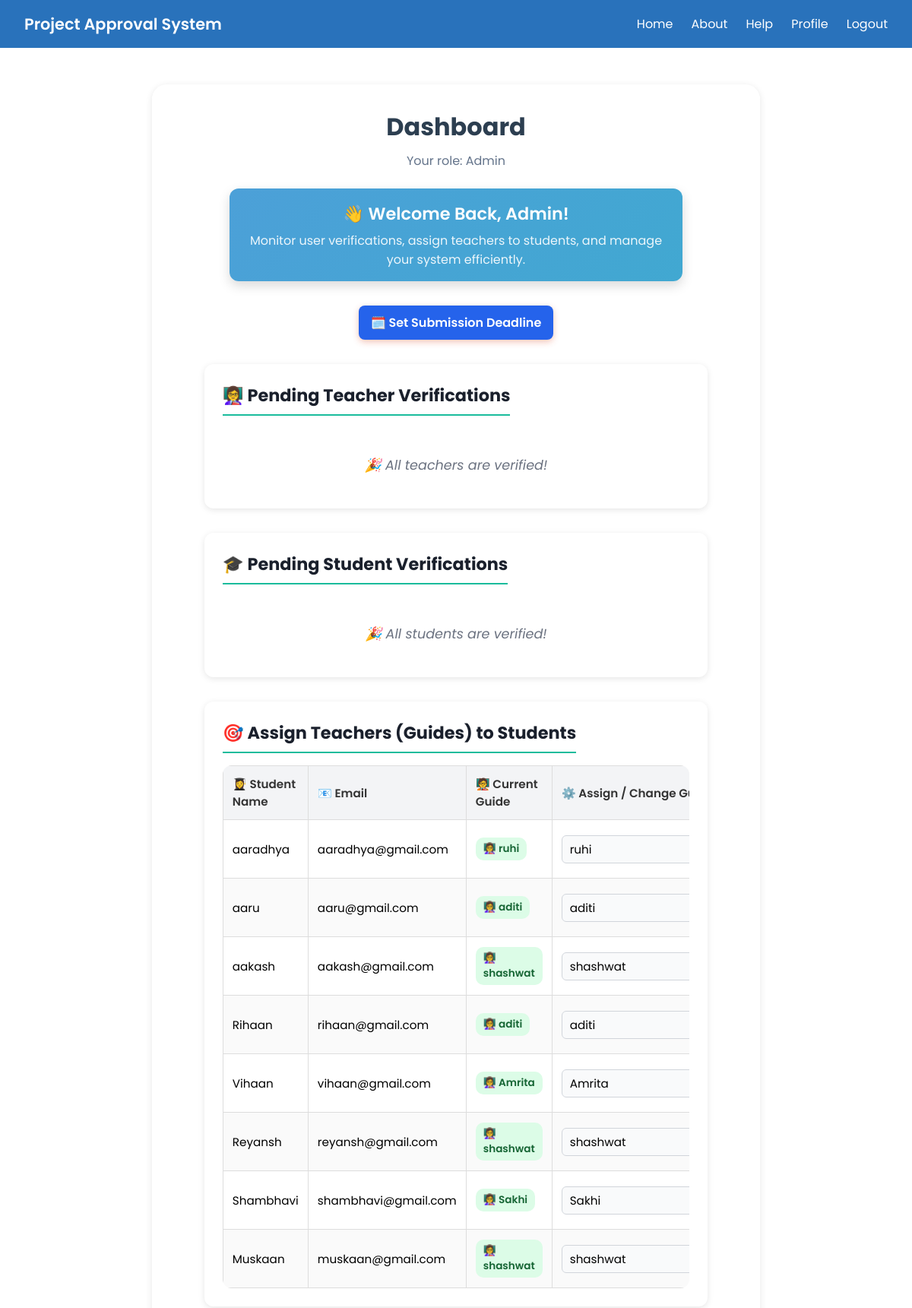
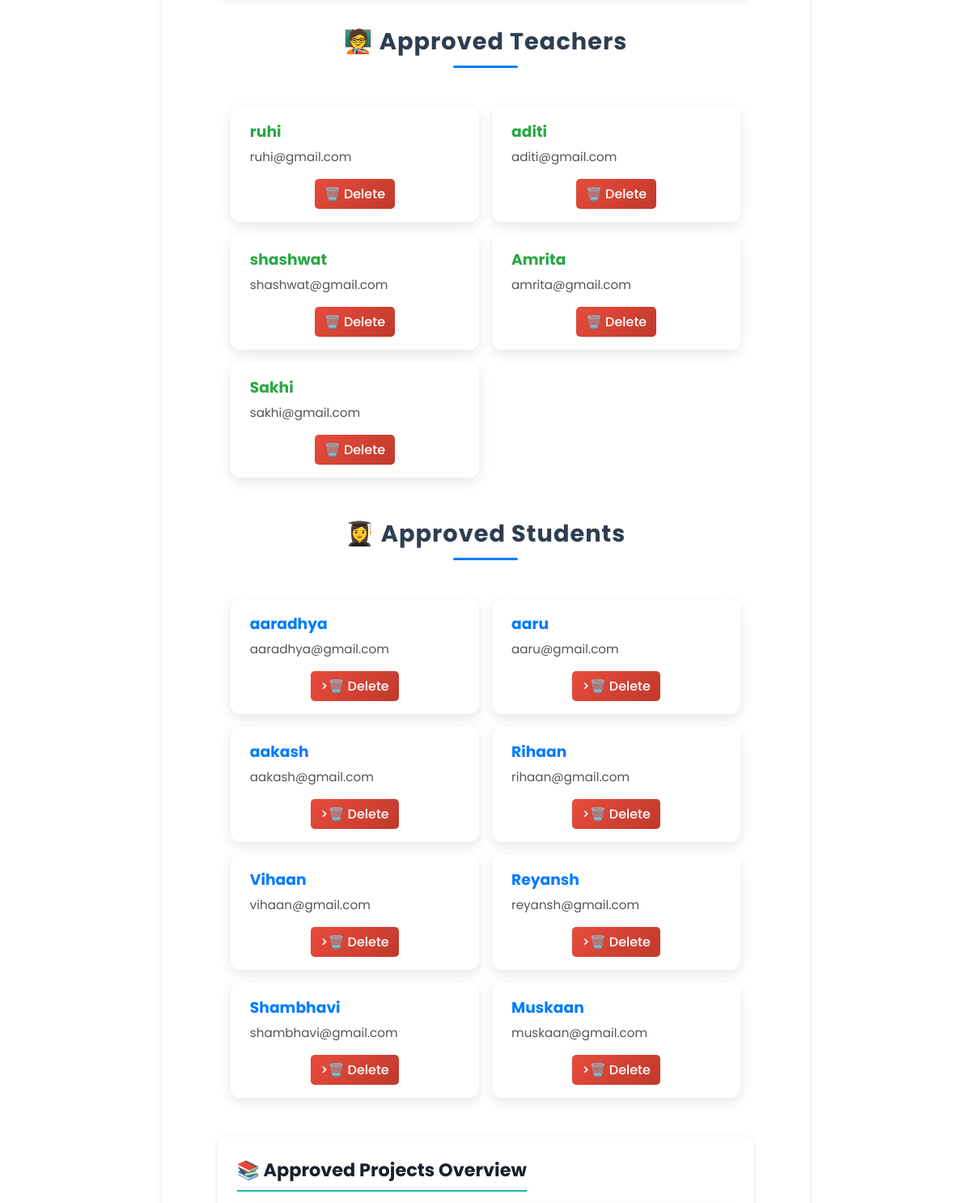
/admin_dashboard/ (signed in, upper part), run on the app's committed database (2 pictures, top to bottom).
### main_app/models.py (models this page shows, shortened)
class UserRegistration(models.Model):
    ROLE_CHOICES = [
        ('student', 'Student'),
        ('teacher', 'Teacher'),
        ('admin', 'Admin'),
    ]
    full_name = models.CharField(max_length=100)
    email = models.EmailField(unique=True)
    role = models.CharField(max_length=20, choices=ROLE_CHOICES)
    password = models.CharField(max_length=255)
    student_id = models.CharField(max_length=50, null=True, blank=True)
    course = models.CharField(max_length=100, null=True, blank=True)
    interest = models.CharField(max_length=200, null=True, blank=True)
    dept = models.CharField(max_length=100, null=True, blank=True)
    designation = models.CharField(max_length=100, null=True, blank=True)
    is_verified = models.BooleanField(default=False)
    verified_at = models.DateTimeField(null=True, blank=True)
    assigned_teacher = models.ForeignKey(
        'self',
        on_delete=models.SET_NULL,
        null=True,
        blank=True,
        limit_choices_to={'role': 'teacher'},
        related_name='assigned_students'
    )
    status = models.CharField(
        max_length=20,
        default="Pending",
        choices=[
            ("Pending", "Pending"),
            ("Approved", "Approved"),
            ("Rejected", "Rejected"),
        ],
    )
    reviewed_at = models.DateTimeField(null=True, blank=True)
    is_deleted = models.BooleanField(default=False)
    deleted_at = models.DateTimeField(null=True, blank=True)

### main_app/views.py (the view)
# urls.py: path('admin_dashboard/', views.admin_dashboard, name='admin_dashboard'),
def admin_dashboard(request):
    user_id = request.session.get('user_id')
    role = request.session.get('role')
    if not user_id or role != 'admin':
        messages.error(request, "You must be logged in as admin to view this page.")
        return redirect('login_page')
    pending_teachers = UserRegistration.objects.filter(
        role='teacher', is_verified=False, is_deleted=False
    )
    pending_students = UserRegistration.objects.filter(
        role='student', is_verified=False, is_deleted=False
    )
    verified_teachers = UserRegistration.objects.filter(
        role='teacher', is_verified=True, is_deleted=False
    )
    verified_students = UserRegistration.objects.filter(
        role='student', is_verified=True, is_deleted=False
    )
    deleted_users = UserRegistration.objects.filter(is_deleted=True)
    approved_projects = Projectsubmission.objects.filter(status="Approved").select_related('student', 'reviewed_by')
    teacher_project_map = {}
    for project in approved_projects:
        teacher = project.reviewed_by
        if teacher not in teacher_project_map:
            teacher_project_map[teacher] = []
        teacher_project_map[teacher].append(project)
    return render(request, 'admin_dashboard.html', {
        'pending_teachers': pending_teachers,
        'pending_students': pending_students,
        'verified_teachers': verified_teachers,
        'verified_students': verified_students,
        'deleted_users': deleted_users,
        'teacher_project_map': teacher_project_map,
    })

### main_app/templates/admin_dashboard.html (shortened to what this page needs)
{% extends "index.html" %}
{% block content %}
<div class="dashboard-container">
    <h2 class="page-title">Dashboard</h2>
    <p class="subtitle" style="text-align:center; color:#64748b; margin-bottom:1.5rem;">Your role: Admin</p>
    <div class="popup-card">
        <h3>👋 Welcome Back, Admin!</h3>
        <p>Monitor user verifications, assign teachers to students, and manage your system efficiently.</p>
    </div>
<div style="text-align:center; margin-bottom:2rem;">
  <a href="{% url 'set_deadline' %}"
     style="display:inline-block; background:#2563eb; color:white; padding:10px 16px; border-radius:8px;
            text-decoration:none; font-weight:600; box-shadow:0 3px 8px rgba(223, 63, 23, 0.3);">
     🗓️ Set Submission Deadline
  </a>
</div>
<section class="section-box fade-in">
  <h3>👩‍🏫 Pending Teacher Verifications</h3>
  {% if pending_teachers %}
  <table class="data-table interactive">
    <thead>
      <tr>
        <th>👤 Name</th>
        <th>📧 Email</th>
        <th>Status</th>
        <th>Action</th>
      </tr>
    </thead>
    <tbody>
      {% for teacher in pending_teachers %}
      <tr>
        <td>{{ teacher.full_name }}</td>
        <td>{{ teacher.email }}</td>
        <td><span class="status pending">Pending</span></td>
        <td class="actions">
          <a href="{% url 'approve_user' teacher.id %}" class="btn approve"
             onclick="return confirm('✅ Approve {{ teacher.full_name }} as Teacher?');">Approve</a>
          <a href="{% url 'reject_user' teacher.id %}" class="btn reject"
             onclick="return confirm('❌ Reject {{ teacher.full_name }} from registration?');">Reject</a>
        </td>
      </tr>
      {% endfor %}
    </tbody>
  </table>
  {% else %}
  <p class="empty">🎉 All teachers are verified!</p>
  {% endif %}
</section>
<section class="section-box fade-in">
  <h3>🎓 Pending Student Verifications</h3>
  {% if pending_students %}
  <table class="data-table interactive">
    <thead>
      <tr>
        <th>👤 Name</th>
        <th>📧 Email</th>
        <th>Status</th>
        <th>Action</th>
      </tr>
    </thead>
    <tbody>
      {% for student in pending_students %}
      <tr>
        <td>{{ student.full_name }}</td>
        <td>{{ student.email }}</td>
        <td><span class="status pending">Pending</span></td>
        <td class="actions">
          <a href="{% url 'approve_user' student.id %}" class="btn approve"
             onclick="return confirm('✅ Approve {{ student.full_name }} as Student?');">Approve</a>
          <a href="{% url 'reject_user' student.id %}" class="btn reject"
             onclick="return confirm('❌ Reject {{ student.full_name }} from registration?');">Reject</a>
        </td>
      </tr>
      {% endfor %}
    </tbody>
  </table>
  {% else %}
  <p class="empty">🎉 All students are verified!</p>
  {% endif %}
</section>
<section class="section-box fade-in">
  <h3>🎯 Assign Teachers (Guides) to Students</h3>
  {% if verified_students %}
  <table class="data-table interactive">
    <thead>
      <tr>
        <th>👩‍🎓 Student Name</th>
        <th>📧 Email</th>
        <th>🧑‍🏫 Current Guide</th>
        <th>⚙️ Assign / Change Guide</th>
      </tr>
    </thead>
    <tbody>
      {% for student in verified_students %}
      <tr>
        <td>{{ student.full_name }}</td>
        <td>{{ student.email }}</td>
        <td>
          {% if student.assigned_teacher %}
            <span class="status assigned">👩‍🏫 {{ student.assigned_teacher.full_name }}</span>
          {% else %}
            <span class="status unassigned">❌ Not Assigned</span>
          {% endif %}
        </td>
        <td>
          <form action="{% url 'assign_teacher' student.id %}" method="POST" class="assign-form">
            <select name="teacher_id" class="select-teacher">
              {% for teacher in verified_teachers %}
                <option value="{{ teacher.id }}" {% if student.assigned_teacher and teacher.id == student.assigned_teacher.id %}selected{% endif %}>
                  {{ teacher.full_name }}
                </option>
              {% endfor %}
            </select>
          </form>
        </td>
      </tr>
      {% endfor %}
    </tbody>
  </table>
  {% else %}
    <p class="empty">🎓 No verified students available.</p>
  {% endif %}
</section>
<h2 class="section-title fade-in">🧑‍🏫 Approved Teachers</h2>
<div class="teachers-list fade-in">
  {% for teacher in verified_teachers %}
  <div class="teacher-card">
    <div class="teacher-info">
      <h3>{{ teacher.full_name }}</h3>
      <p>{{ teacher.email }}</p>
    </div>
    <div class="teacher-actions">
      <a href="{% url 'delete_user' teacher.id %}" class="btn delete"
         onclick="return confirm('Are you sure you want to delete {{ teacher.full_name }}?');">🗑️ Delete</a>
    </div>
  </div>
  {% empty %}
  <p class="no-teachers">📭 No approved teachers yet.</p>
  {% endfor %}
</div>
<h2 class="section-title">👩‍🎓 Approved Students</h2>
<div class="students-list">
  {% for student in verified_students %}
  <div class="student-card">
    <div class="student-info">
      <h3>{{ student.full_name }}</h3>
      <p>{{ student.email }}</p>
    </div>
    <div class="student-actions">
      <a href="{% url 'delete_user' student.id %}" class="btn delete"
         onclick="return confirm('Are you sure you want to delete this student?');"> >🗑️ Delete</a>
    </div>
  </div>
  {% empty %}
  <p class="no-students">No approved students yet.</p>
  {% endfor %}
</div>
<section class="section-box fade-in">
  <h3>📚 Approved Projects Overview</h3>
</section>
{% endblock %}

### main_app/templates/index.html (style rules this page uses)
* { margin: 0; padding: 0; box-sizing: border-box; font-family: 'Poppins', sans-serif; }
body::before { content: ""; position: fixed; top: 0; left: 0; width: 110%; height: 110%; background: url('https://img.freepik.com/premium-photo/blue-background-with-white-cloud-blue-background_807812-1774.jpg?semt=ais_hybrid&w=740&q=80') no-repeat center center fixed; background-size: cover; filter: brightness(1.5) blur(12px) saturate(1.2); transform: scale(1.05); z-index: -2; animation: bgZoom 20s ease-in-out infinite alternate; }
body::after { content: ""; position: fixed; top: 0; left: 0; width: 100%; height: 100%; background: rgba(255, 255, 255, 0.35); z-index: -1; }

### data on the page
UserRegistration: full_name "aaradhya", email "aaradhya@gmail.com", assigned_teacher.full_name "ruhi", teacher_id "ruhi"
UserRegistration: full_name "aaru", email "aaru@gmail.com", assigned_teacher.full_name "aditi", teacher_id "aditi"
UserRegistration: full_name "aakash", email "aakash@gmail.com", assigned_teacher.full_name "shashwat", teacher_id "shashwat"
UserRegistration: full_name "Rihaan", email "rihaan@gmail.com", assigned_teacher.full_name "aditi", teacher_id "aditi"
UserRegistration: full_name "Vihaan", email "vihaan@gmail.com", assigned_teacher.full_name "Amrita", teacher_id "Amrita"
UserRegistration: full_name "Reyansh", email "reyansh@gmail.com", assigned_teacher.full_name "shashwat", teacher_id "shashwat"
UserRegistration: full_name "Shambhavi", email "shambhavi@gmail.com", assigned_teacher.full_name "Sakhi", teacher_id "Sakhi"
UserRegistration: full_name "Muskaan", email "muskaan@gmail.com", assigned_teacher.full_name "shashwat", teacher_id "shashwat"
UserRegistration: full_name "ruhi", email "ruhi@gmail.com"
UserRegistration: full_name "aditi", email "aditi@gmail.com"
UserRegistration: full_name "shashwat", email "shashwat@gmail.com"
UserRegistration: full_name "Amrita", email "amrita@gmail.com"
UserRegistration: full_name "Sakhi", email "sakhi@gmail.com"
